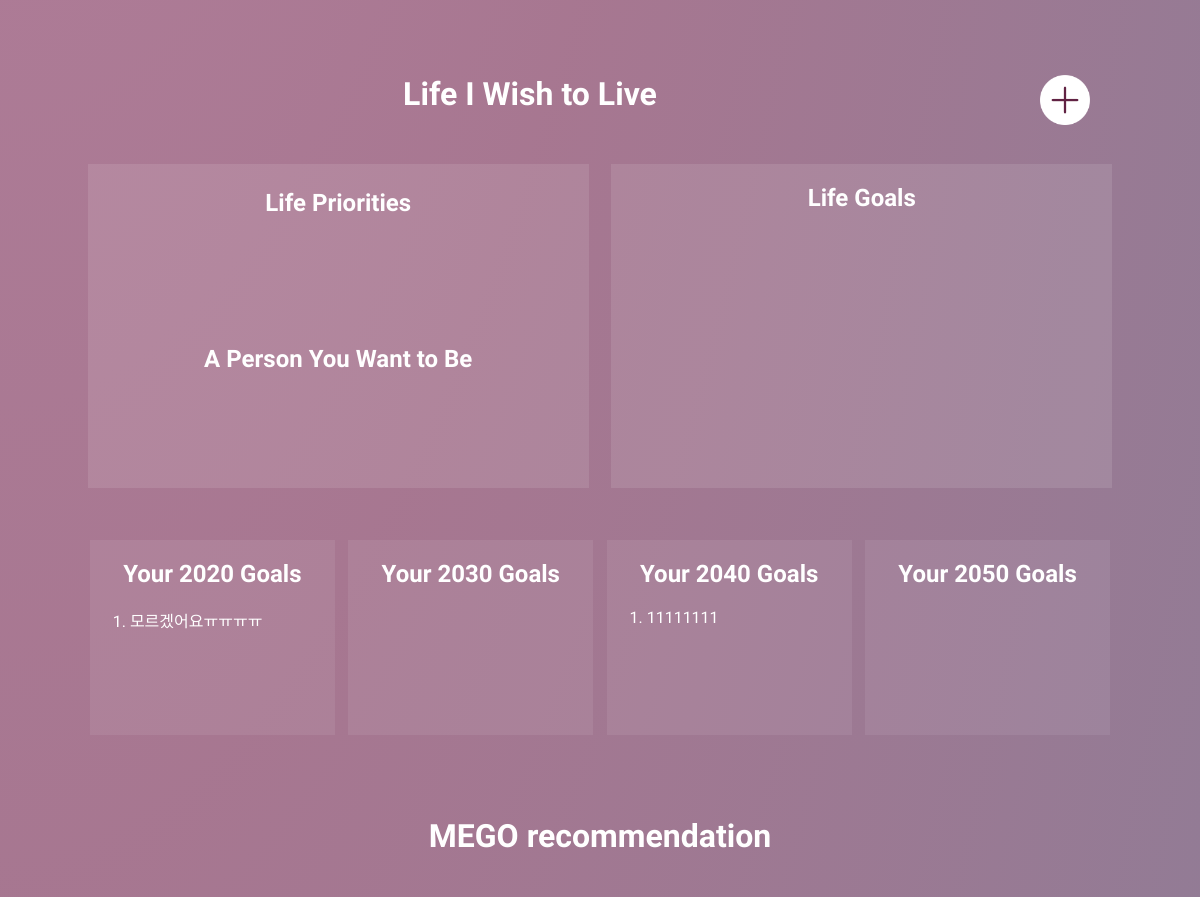
The page /MEgo/report/ (signed in, middle part) on the database as committed earlier.
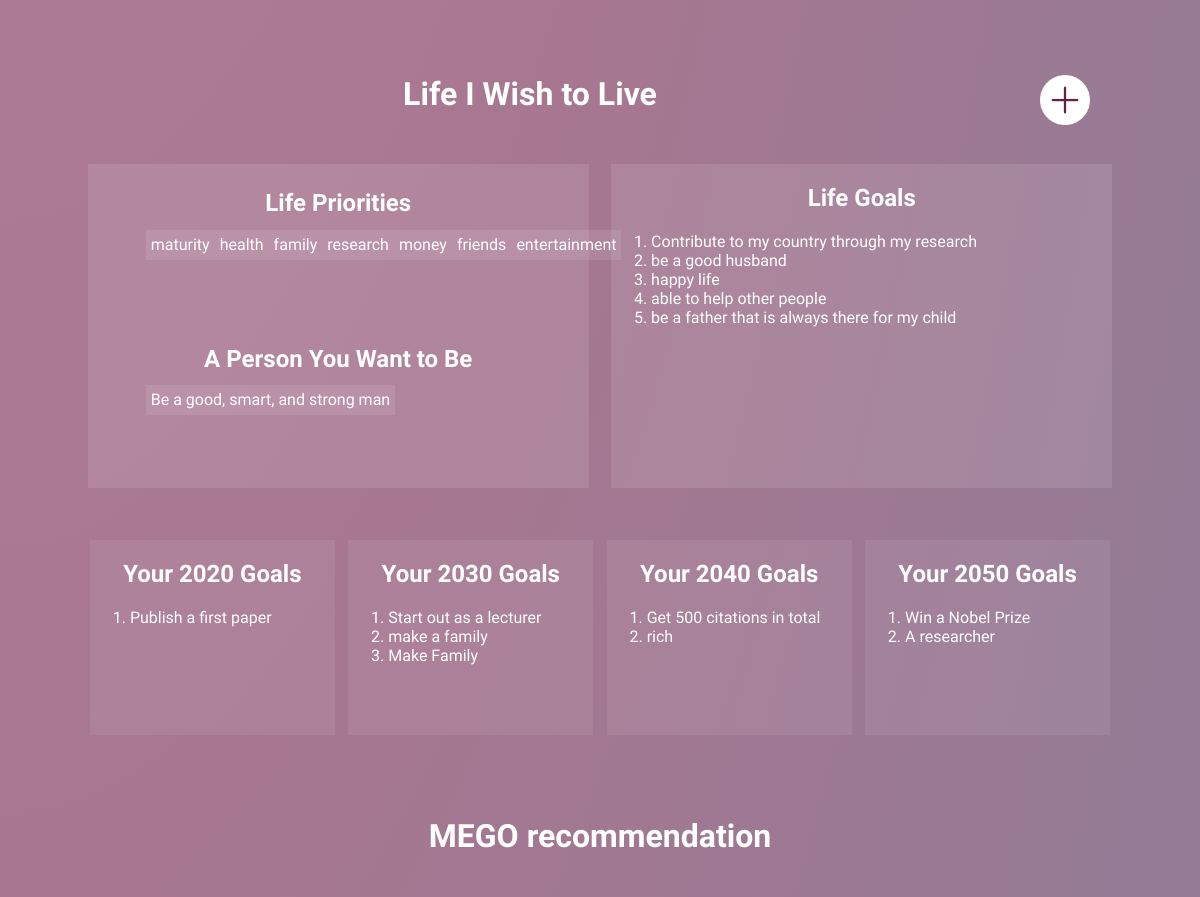
The same page on the database as committed later.
### MEgo/models.py (models this page shows)
class LifeIWish(models.Model):
    author = models.ForeignKey(get_user_model(), on_delete=models.CASCADE, default=None, null=True, blank=True)
    input_date = models.DateTimeField(default=timezone.now)
    life_values_high = models.TextField(blank=True, null=True)
    life_values_low = models.TextField(blank=True, null=True)
    ideal_person = models.TextField(blank=True, null=True)
    life_goals = models.TextField(blank=True, null=True)
    goal_of_the_year_2020 = models.TextField(blank=True, null=True) # goals of this year
    goal_of_the_year_2030 = models.TextField(blank=True, null=True)  # goals of this year
    goal_of_the_year_2040 = models.TextField(blank=True, null=True) # goals of this year
    goal_of_the_year_2050 = models.TextField(blank=True, null=True) # goals of this year

### MEgo/views.py (the view)
# urls.py: path('MEgo/report/', views.analysis_report, name='analysis_report'),
@login_required
def analysis_report(request):
    report = Report.objects.filter(author__exact=request.user.id).reverse()
    lfv = LifeIWish.objects.filter(author__exact=request.user.id)
    if report.count() > 0:
        return render(request, 'MEgo/analysis_report.html',{'report':report[0], 'lfv':lfv})
    return redirect('create_report')

### MEgo/templates/MEgo/analysis_report.html (shortened to what this page needs)
{% extends 'MEgo/analysis_report_base.html' %}
{% load static %}
{% block content %}
<div class="report-wrapper">
    <div class="my-life">
        <div class="experience-overview">
        </div>
    </div>
    <div class="wish-life">
        <h1>Life I Wish to Live<a href="{% url 'analysis_report' %}"><img src="{% static "Icons/+_white.png" %}" width="50" height="50" style="float:right; margin-right:90px;"></a></h1>
        <div class="life-value-goal">
            <div class="life-value">
                <div>
                    <h2>Life Priorities</h2>
                    <div>
                        {% for post in lfv %}
                        {% if post.life_values_high %}
                        <p>{{ post.life_values_high }}</p>
                        {% endif %}
                        {% endfor %}
                        {% for post in lfv %}
                        {% if post.life_values_low %}
                        <p>{{ post.life_values_low }}</p>
                        {% endif %}
                        {% endfor %}
                    </div>
                </div>
                <div>
                    <h2>A Person You Want to Be</h2>
                    <div>
                        {% for post in lfv %}
                        {% if post.ideal_person %}
                        <p>{{ post.ideal_person }}</p>
                        {% endif %}
                        {% endfor %}
                    </div>
                </div>
            </div>
            <div class="life-goal">
                <h2>Life Goals</h2>
                <div>
                    <ol>
                        {% for post in lfv %}
                        {% if post.life_goals %}
                        <li>{{ post.life_goals }}</li>
                        {% endif %}
                        {% endfor %}
                    </ol>
                </div>
            </div>
        </div>
        <div class="goals-by-years">
            <div>
                <h2>Your 2020 Goals</h2>
                <ol>
                    {% for post in lfv %}
                    {% if post.goal_of_the_year_2020 %}
                    <li>{{ post.goal_of_the_year_2020 }}</li>
                    {% endif %}
                    {% endfor %}
                </ol>
            </div>
            <div>
                <h2>Your 2030 Goals</h2>
                <ol>
                    {% for post in lfv %}
                    {% if post.goal_of_the_year_2030 %}
                    <li>{{ post.goal_of_the_year_2030 }}</li>
                    {% endif %}
                    {% endfor %}
                </ol>
            </div>
            <div>
                <h2>Your 2040 Goals</h2>
                <ol>
                    {% for post in lfv %}
                    {% if post.goal_of_the_year_2040 %}
                    <li>{{ post.goal_of_the_year_2040 }}</li>
                    {% endif %}
                    {% endfor %}
                </ol>
            </div>
            <div>
                <h2>Your 2050 Goals</h2>
                <ol>
                    {% for post in lfv %}
                    {% if post.goal_of_the_year_2050 %}
                    <li>{{ post.goal_of_the_year_2050 }}</li>
                    {% endif %}
                    {% endfor %}
                </ol>
            </div>
        </div>
    </div>
    <div class="recommendation">
        <h1>MEGO recommendation</h1>
        <div class="recommended-contents-wrapper">
        </div>
    </div>
</div>
{% endblock %}

### MEgo/templates/MEgo/analysis_report_base.html (shortened to what this page needs)
{% load static %}
{% load widget_tweaks %}
<html>
    <head>
        <link rel="stylesheet" type="text/css" href="{% static 'css/MEgo.css' %}">
    </head>
    <body>
        <div class="content container">
            <center>
            {% block content %}
            {% endblock %}
            </center>
        </div>
    </body>
</html>

### MEgo/static/css/MEgo.css (style rules this page uses)
a { text-decoration:none; color: rgb(229,211,221); }
h1, h2, h3, h4 { font-family: 'Catamaran', sans-serif; font-weight: 600; }
.report-wrapper { width: 100%; height: 4000px; background-color: none; }
.my-life { width: 98%; height: 55%; background-color: none; }
.my-life > .experience-overview { width: 96%; height: 38%; background-color: none; }
.wish-life { width: 98%; height: 18%; background-color: none; }
.wish-life > .life-value-goal { width: 96%; height: 50%; background-color: none; margin: 1%; display: inline-flex; flex-direction: row; flex-wrap: nowrap; justify-content: center; align-items: center; }
.life-value-goal > div { width: 45%; height: 90%; background-color: rgba(255,255,255, 0.1); margin-right: 1%; margin-left: 1%; }
.life-value > div { width: 96%; height: 45%; background-color: none; margin: 1%; display: inline-flex; flex-direction: column; flex-wrap: nowrap; align-items: center; }
.life-value > div > div { width: 80%; height: 10%; display: flex; flex-direction: row; justify-content: left; align-items: center; }
.life-value > div > div > p { width: auto; height: 20px; padding: 5px; background-color: rgba(255,255,255, 0.1); text-align: center; }
.life-goal li { text-align: left; }
.wish-life > .goals-by-years { width: 96%; height: 30%; background-color: none; margin: 1%; display: inline-flex; flex-direction: row; flex-wrap: nowrap; justify-content: center; align-items: center; }
.goals-by-years > div { width: 22%; height: 90%; background-color: rgba(255,255,255, 0.07); margin: 0.6%; }
.goals-by-years li { text-align: left; }
.recommendation { width: 98%; height: 35%; background-color: none; }
.recommendation > .recommended-contents-wrapper { width: 96%; height: 60%; background-color: none; margin: 1%; display: inline-flex; flex-direction: column; flex-wrap: nowrap; align-items: center; }

### MEgo/templates/MEgo/analysis_report_base.html (style rules this page uses)
body { background: radial-gradient( at 0% 0%, rgba(143,52,101,0.6) 0%, rgba(108,28,71,0.6) 50%, rgba(62,38,81,0.6) 100%); font-family: 'Catamaran', sans-serif; font-weight: 400; color: white; padding-top : 160px; }

Rows that differ between the two databases and show on the page:
removed LifeIWish: goal_of_the_year_2020 "모르겠어요ㅠㅠㅠㅠ", shown under "Your 2020 Goals"
removed LifeIWish: goal_of_the_year_2040 "11111111", shown under "Your 2040 Goals"
added LifeIWish: life_values_high "maturity", life_values_low "money", ideal_person "Be a good, smart, and strong man", life_goals "Contribute to my country through my research", goal_of_the_year_2020 "Publish a first paper", goal_of_the_year_2030 "Start out as a lecturer", goal_of_the_year_2040 "Get 500 citations in total", goal_of_the_year_2050 "Win a Nobel Prize"
added LifeIWish: life_values_high "health", life_values_low "friends", life_goals "be a good husband", goal_of_the_year_2030 "make a family"
added LifeIWish: life_values_high "family", life_values_low "entertainment", life_goals "happy life"
added LifeIWish: life_values_high "research", life_goals "able to help other people"
added LifeIWish: life_goals "be a father that is always there for my child", shown under "Life Goals"
added LifeIWish: goal_of_the_year_2030 "Make Family", shown under "Your 2030 Goals"
added LifeIWish: goal_of_the_year_2040 "rich", shown under "Your 2040 Goals"
added LifeIWish: goal_of_the_year_2050 "A researcher", shown under "Your 2050 Goals"
